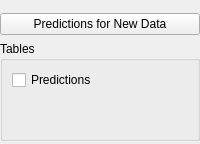
    <widget class="QWidget" name="widget_11" native="true">
     <layout class="QGridLayout" name="gridLayout_6">
      <property name="leftMargin">
       <number>0</number>
      </property>
      <property name="topMargin">
       <number>0</number>
      </property>
      <property name="rightMargin">
       <number>0</number>
      </property>
      <property name="bottomMargin">
       <number>0</number>
      </property>
      <property name="verticalSpacing">
       <number>0</number>
      </property>
      <item row="0" column="0">
       <widget class="QWidget" name="widget_10" native="true">
        <property name="sizePolicy">
         <sizepolicy hsizetype="Preferred" vsizetype="Preferred">
          <horstretch>0</horstretch>
          <verstretch>0</verstretch>
         </sizepolicy>
        </property>
        <layout class="QGridLayout" name="gridLayout_5">
         <property name="leftMargin">
          <number>0</number>
         </property>
         <property name="topMargin">
          <number>13</number>
         </property>
         <property name="rightMargin">
          <number>0</number>
         </property>
         <property name="bottomMargin">
          <number>3</number>
         </property>
         <item row="2" column="0">
          <widget class="BoundGroupBox" name="modelTerms">
           <property name="minimumSize">
            <size>
             <width>0</width>
             <height>100</height>
            </size>
           </property>
           <property name="maximumSize">
            <size>
             <width>16777215</width>
             <height>100</height>
            </size>
           </property>
           <property name="title">
            <string>Tables</string>
           </property>
           <layout class="QGridLayout" name="gridLayout_19">
            <item row="0" column="0">
             <widget class="BoundCheckBox" name="newPredictions">
              <property name="text">
               <string>Predictions</string>
              </property>
             </widget>
            </item>
            <item row="1" column="0">
             <spacer name="verticalSpacer_13">
              <property name="orientation">
               <enum>Qt::Vertical</enum>
              </property>
              <property name="sizeHint" stdset="0">
               <size>
                <width>20</width>
                <height>91</height>
               </size>
              </property>
             </spacer>
            </item>
           </layout>
          </widget>
         </item>
         <item row="1" column="0">
          <widget class="ExpanderButton" name="expanderModel">
           <property name="sizePolicy">
            <sizepolicy hsizetype="Expanding" vsizetype="Preferred">
             <horstretch>0</horstretch>
             <verstretch>0</verstretch>
            </sizepolicy>
           </property>
           <property name="text">
            <string>Predictions for New Data</string>
           </property>
          </widget>
         </item>
        </layout>
       </widget>
      </item>
     </layout>
    </widget>
